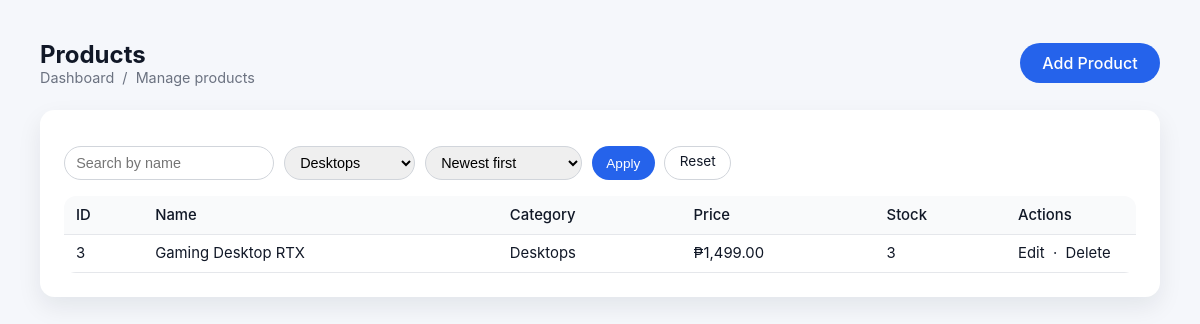
The app's page /admin/products.php?category_id=2 (signed in) with its own data.
### tables this page shows
CREATE TABLE IF NOT EXISTS products (
  id INT AUTO_INCREMENT PRIMARY KEY,
  category_id INT NOT NULL,
  category_slug VARCHAR(100) NOT NULL,
  name VARCHAR(200) NOT NULL,
  slug VARCHAR(200) NOT NULL,
  description TEXT,
  cpu VARCHAR(100),
  ram VARCHAR(100),
  storage VARCHAR(100),
  gpu VARCHAR(100),
  display VARCHAR(100),
  os VARCHAR(100),
  price DECIMAL(10,2) NOT NULL,
  stock INT NOT NULL DEFAULT 0,
  image VARCHAR(255) DEFAULT NULL,
  created_at TIMESTAMP DEFAULT CURRENT_TIMESTAMP,
  CONSTRAINT fk_products_category
    FOREIGN KEY (category_id) REFERENCES categories(id)
      ON DELETE RESTRICT ON UPDATE CASCADE
);

CREATE TABLE IF NOT EXISTS categories (
  id INT AUTO_INCREMENT PRIMARY KEY,
  name VARCHAR(100) NOT NULL,
  slug VARCHAR(100) NOT NULL UNIQUE
);

### admin/products.php (the view, shortened to what this page needs)
<?php
require_once __DIR__ . '/../backend/db.php';
$search = trim($_GET['search'] ?? '');
$categoryFilter = (int)($_GET['category_id'] ?? 0);
$sort = $_GET['sort'] ?? 'newest';
$sql = 'SELECT p.*, c.name AS category_name FROM products p LEFT JOIN categories c ON p.category_id = c.id';
$where = [];
$params = [];
if ($categoryFilter > 0) {
    $where[] = 'p.category_id = :category_id';
    $params[':category_id'] = $categoryFilter;
}
if ($where) {
    $sql .= ' WHERE ' . implode(' AND ', $where);
}
switch ($sort) {
    default:
        $sql .= ' ORDER BY p.id DESC';
}
$stmt = $pdo->prepare($sql);
$stmt->execute($params);
$products = $stmt->fetchAll(PDO::FETCH_ASSOC);
$catStmt = $pdo->query('SELECT id, name FROM categories ORDER BY name');
$categories = $catStmt->fetchAll(PDO::FETCH_ASSOC);
?>
<!DOCTYPE html>
<html lang="en">
<head>
    <link rel="stylesheet" href="/OTSP/assets/css/style.css" />
</head>
<body>
    <main class="container admin-page">
        <div class="admin-page-header">
            <div>
                <h1>Products</h1>
                <p class="admin-breadcrumb">
                    <a href="/OTSP/admin/dashboard.php">Dashboard</a>
                    &nbsp;/&nbsp;
                    <span>Manage products</span>
                </p>
            </div>
            <div>
                <a href="/OTSP/admin/product_form.php" class="btn-primary">Add Product</a>
            </div>
        </div>
        <section class="admin-card">
            <form class="admin-filters" method="get">
                <input type="text" name="search" placeholder="Search by name" value="<?php echo htmlspecialchars($search); ?>" />
                <select name="category_id">
                    <?php foreach ($categories as $cat): ?>
                        <option value="<?php echo (int)$cat['id']; ?>" <?php if ($categoryFilter === (int)$cat['id']) echo 'selected'; ?>>
                            <?php echo htmlspecialchars($cat['name']); ?>
                        </option>
                    <?php endforeach; ?>
                </select>
                <select name="sort">
                    <option value="newest" <?php if ($sort === 'newest') echo 'selected'; ?>>Newest first</option>
                </select>
                <button type="submit" class="btn-primary small">Apply</button>
                <a href="/OTSP/admin/products.php" class="btn-outline small">Reset</a>
            </form>
            <div class="admin-table-wrapper">
                <table class="admin-table">
                    <thead>
                    <tr>
                        <th>ID</th>
                        <th>Name</th>
                        <th>Category</th>
                        <th>Price</th>
                        <th>Stock</th>
                        <th style="width:130px;">Actions</th>
                    </tr>
                    </thead>
                    <tbody>
                    <?php if (empty($products)): ?>
                        <tr>
                            <td colspan="6" class="admin-table-empty">No products found.</td>
                        </tr>
                    <?php else: ?>
                        <?php foreach ($products as $product): ?>
                            <tr>
                                <td><?php echo (int)$product['id']; ?></td>
                                <td><?php echo htmlspecialchars($product['name']); ?></td>
                                <td><?php echo htmlspecialchars($product['category_name'] ?? ''); ?></td>
                                <td>₱<?php echo number_format($product['price'], 2); ?></td>
                                <td><?php echo (int)$product['stock']; ?></td>
                                <td>
                                    <a href="/OTSP/admin/product_form.php?id=<?php echo (int)$product['id']; ?>">Edit</a>
                                    &nbsp;&middot;&nbsp;
                                    <a href="/OTSP/admin/product_delete.php?id=<?php echo (int)$product['id']; ?>" onclick="return confirm('Delete this product?');">Delete</a>
                                </td>
                            </tr>
                        <?php endforeach; ?>
                    <?php endif; ?>
                    </tbody>
                </table>
            </div>
        </section>
    </main>
</body>
</html>

### assets/css/style.css (style rules this page uses)
* { box-sizing: border-box; margin: 0; padding: 0; }
body { font-family: 'Inter', system-ui, -apple-system, BlinkMacSystemFont, 'Segoe UI', sans-serif; background: #f5f7fb; color: #111827; }
a { color: inherit; text-decoration: none; }
.container { width: 100%; max-width: 1120px; margin: 0 auto; padding: 0 1rem; }
.admin-page { padding: 40px 0; }
.admin-page-header { display: flex; align-items: center; justify-content: space-between; gap: 1rem; margin-bottom: 1.5rem; }
.admin-page-header h1 { font-size: 1.5rem; }
.admin-breadcrumb { font-size: 0.9rem; color: #6b7280; }
.admin-card { background: #ffffff; border-radius: 0.9rem; padding: 1.5rem; box-shadow: 0 10px 24px rgba(15, 23, 42, 0.08); }
.btn-primary.small, .btn-outline.small { padding: 0.4rem 0.9rem; font-size: 0.85rem; }
.btn-primary { display: inline-block; padding: 0.6rem 1.4rem; border-radius: 999px; background: #2563eb; color: #ffffff; font-weight: 500; border: none; cursor: pointer; }
.btn-outline { display: inline-block; padding: 0.6rem 1.2rem; border-radius: 999px; border: 1px solid #d1d5db; background: #ffffff; color: #111827; cursor: pointer; }
.admin-table-wrapper { margin-top: 1rem; }
.admin-table { width: 100%; border-collapse: collapse; background: #ffffff; border-radius: 0.75rem; overflow: hidden; font-size: 0.93rem; }
.admin-table th, .admin-table td { padding: 0.6rem 0.75rem; border-bottom: 1px solid #e5e7eb; }
.admin-table th { background: #f9fafb; text-align: left; font-weight: 500; }
.admin-filters { display: flex; flex-wrap: wrap; gap: 0.6rem; margin-top: 0.75rem; }
.admin-filters input, .admin-filters select { padding: 0.45rem 0.7rem; border-radius: 999px; border: 1px solid #d1d5db; font-size: 0.9rem; }

### records on screen
products: id "3", name "Gaming Desktop RTX", category.name "Desktops", price "1,499.00", stock "3"

### other values on screen
form field category_id "Desktops"
